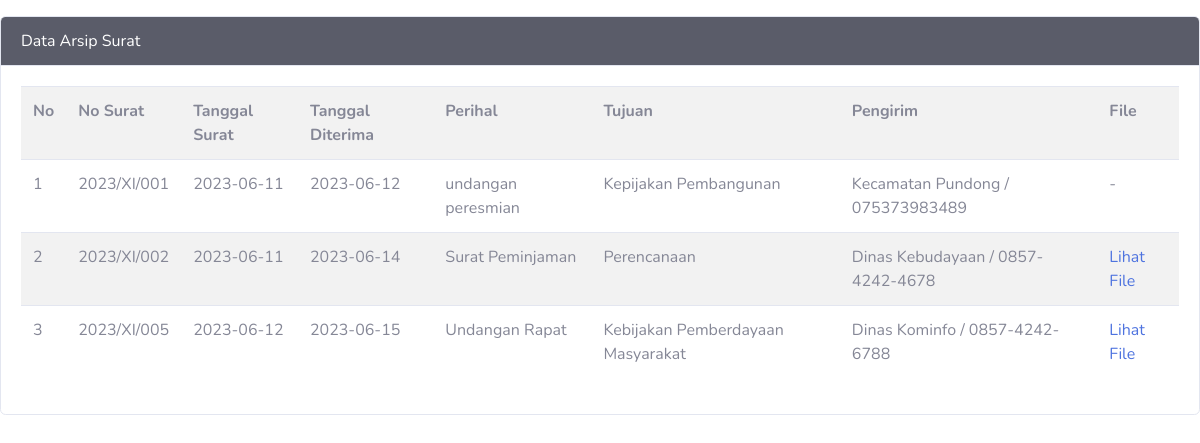
The app's page /umum/arsip/data.php with its own data.
### tables this page shows
CREATE TABLE `tbl_arsip` (
  `id_arsip` int(11) NOT NULL,
  `no_surat` varchar(30) NOT NULL,
  `tanggal_surat` date NOT NULL,
  `tanggal_diterima` date NOT NULL,
  `perihal` varchar(100) NOT NULL,
  `id_departemen` int(11) NOT NULL,
  `id_pengirim` int(11) NOT NULL,
  `file` text NOT NULL
);

CREATE TABLE `tbl_departemen` (
  `id_departemen` int(11) NOT NULL,
  `nama_departemen` varchar(50) NOT NULL
);

CREATE TABLE `tbl_pengirim_surat` (
  `id_pengirim_surat` int(11) NOT NULL,
  `nama_pengirim` varchar(50) NOT NULL,
  `alamat` text NOT NULL,
  `no_hp` varchar(20) NOT NULL,
  `email` varchar(30) NOT NULL
);

### umum/arsip/data.php (the view, shortened to what this page needs)
<!DOCTYPE html>
<html lang="en">
<head>
    <link href="vendor/fontawesome-free/css/all.min.css" rel="stylesheet" type="text/css">
    <link href="css/sb-admin-2.min.css" rel="stylesheet">
</head>
<div class="card mt-3">
  <div class="card-header bg-dark text-white ">
    Data Arsip Surat
  </div>
  <div class="card-body">
    <table class="table table-borderd table-hovered table-striped">
      <tr>
        <th>No</th>
        <th>No Surat</th>
        <th>Tanggal Surat</th>
        <th>Tanggal Diterima</th>
        <th>Perihal</th>
        <th>Tujuan</th>
        <th>Pengirim</th>
        <th>File</th>
      </tr>
      <?php
          $tampil = mysqli_query($koneksi, "
                    SELECT
                      tbl_arsip.*,
                      tbl_departemen.nama_departemen,
                      tbl_pengirim_surat.nama_pengirim, tbl_pengirim_surat.no_hp
                    FROM
                      tbl_arsip, tbl_departemen, tbl_pengirim_surat
                    WHERE
                      tbl_arsip.id_departemen = tbl_departemen.id_departemen
                      and tbl_arsip.id_pengirim = tbl_pengirim_surat.id_pengirim_surat
                    ");
          $no = 1;
          while ($data=mysqli_fetch_array($tampil)):
      ?>
      <tr>
        <td><?=$no++?></td>
        <td><?=$data['no_surat']?></td>
        <td><?=$data['tanggal_surat']?></td>
        <td><?=$data['tanggal_diterima']?></td>
        <td><?=$data['perihal']?></td>
        <td><?=$data['nama_departemen']?></td>
        <td><?=$data['nama_pengirim']?> / <?=$data['no_hp']?></td>
        <td>
          <?php
            if (empty($data['file'])) {
              echo " - ";
            }else{
          ?>
            <a href="file/<?=$data['file']?>" target="$_blank">Lihat File </a>
          <?php
              }
          ?>
        </td>
      </tr>
    <?php endwhile; ?>
    </table>
  </div>
</div>

### records on screen
tbl_arsip: no_surat "2023/XI/001", tanggal_surat "2023-06-11", tanggal_diterima "2023-06-12", perihal "undangan peresmian", id_departemen.nama_departemen "Kepijakan Pembangunan", tbl_pengirim_surat.nama_pengirim "Kecamatan Pundong", tbl_pengirim_surat.no_hp "075373983489"
tbl_arsip: no_surat "2023/XI/002", tanggal_surat "2023-06-11", tanggal_diterima "2023-06-14", perihal "Surat Peminjaman", id_departemen.nama_departemen "Perencanaan", tbl_pengirim_surat.nama_pengirim "Dinas Kebudayaan", tbl_pengirim_surat.no_hp "0857-4242-4678"
tbl_arsip: no_surat "2023/XI/005", tanggal_surat "2023-06-12", tanggal_diterima "2023-06-15", perihal "Undangan Rapat", id_departemen.nama_departemen "Kebijakan Pemberdayaan Masyarakat", tbl_pengirim_surat.nama_pengirim "Dinas Kominfo", tbl_pengirim_surat.no_hp "0857-4242-6788"
